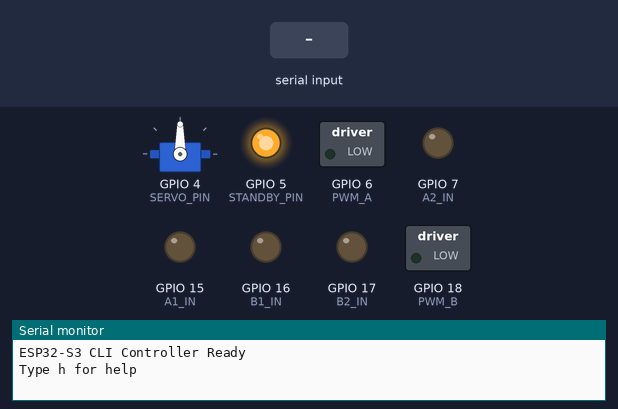
This sketch was run on a simulated ESP32-S3. On the bench: servo, switched loads named in the sketch (green lamp = pin HIGH), output pins drawn as LEDs (lit = HIGH), the last lines printed to the serial monitor. Inputs (shaded band) come from the test bench.

Above: at 1.2 s.
1.3 s: "s ,45\n" received over Serial
At 2.5 s:
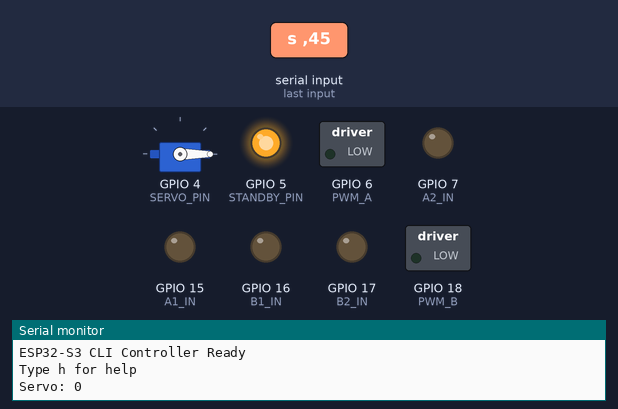
2.8 s: "af 90\n" received over Serial
At 3.7 s:
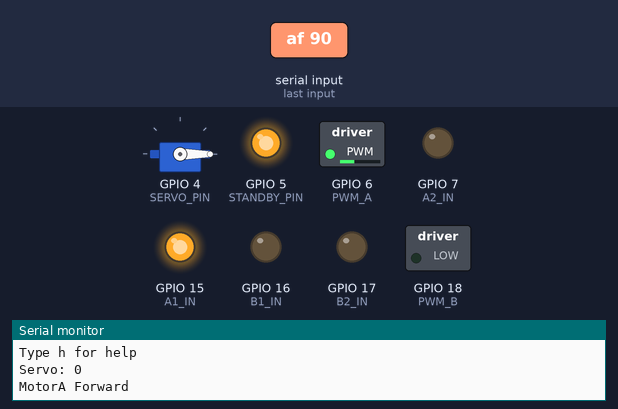
4.3 s: "as\n" received over Serial
At 4.9 s:
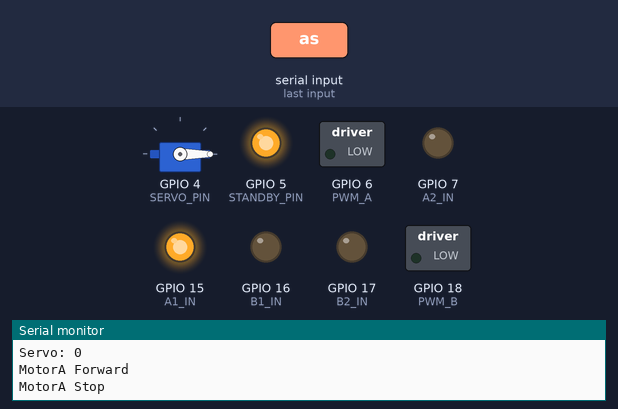
5.8 s: "ab 90\n" received over Serial
At 7.0 s:
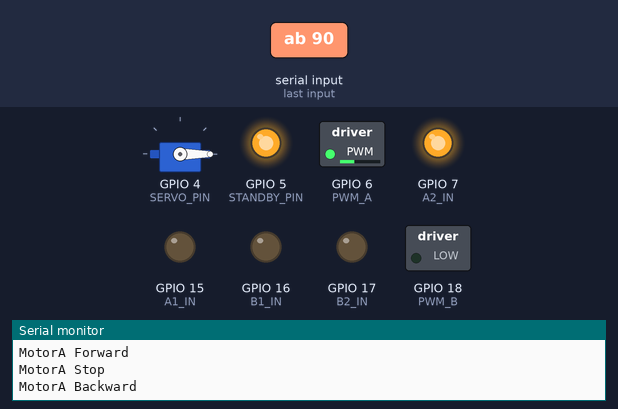
7.3 s: "bf 90\n" received over Serial
At 8.4 s:
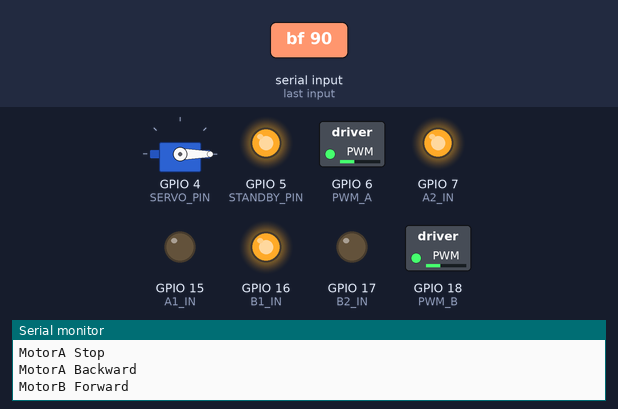
8.8 s: "bs\n" received over Serial
At 9.5 s:
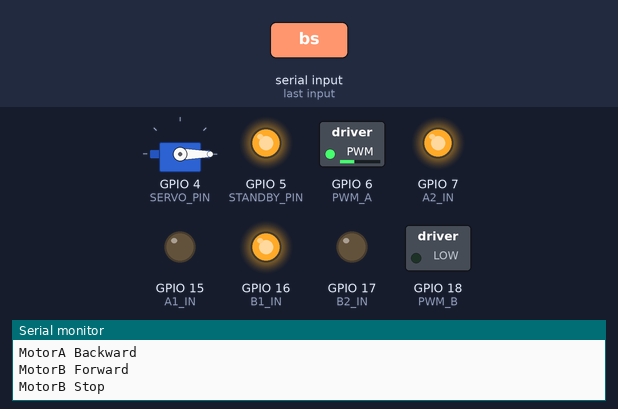
Timing chart, 0 to 11.3 s (numbered marks = the images above; inputs shaded):
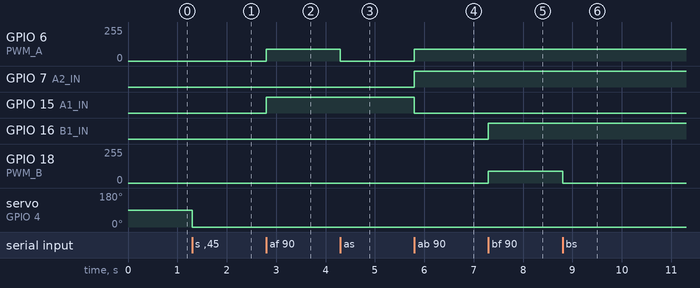

The sketch:

cli.ino
```cpp
#include <ESP32Servo.h>

// ================= PIN DEFINITIONS =================

#define SERVO_PIN   4

#define STANDBY_PIN 5

#define PWM_A       6
#define PWM_B       18

#define A1_IN       15
#define A2_IN       7

#define B1_IN       16
#define B2_IN       17

#define MIST_PIN    -1


// ================= OBJECTS =================

Servo myservo;
String cmd;


// ================= MOTOR FUNCTIONS =================

void standby(bool state)
{
  digitalWrite(STANDBY_PIN, state);
}

void motorA_forward(int speed)
{
  digitalWrite(A1_IN, HIGH);
  digitalWrite(A2_IN, LOW);
  ledcWrite(PWM_A, speed);
}

void motorA_backward(int speed)
{
  digitalWrite(A1_IN, LOW);
  digitalWrite(A2_IN, HIGH);
  ledcWrite(PWM_A, speed);
}

void motorA_stop()
{
  ledcWrite(PWM_A, 0);
}

void motorB_forward(int speed)
{
  digitalWrite(B1_IN, HIGH);
  digitalWrite(B2_IN, LOW);
  ledcWrite(PWM_B, speed);
}

void motorB_backward(int speed)
{
  digitalWrite(B1_IN, LOW);
  digitalWrite(B2_IN, HIGH);
  ledcWrite(PWM_B, speed);
}

void motorB_stop()
{
  ledcWrite(PWM_B, 0);
}

void stopAll()
{
  motorA_stop();
  motorB_stop();
}


// ================= HELP FUNCTION =================

void showHelp()
{
  Serial.println();
  Serial.println("===== HELP MENU =====");

  Serial.println("s <angle>   : Servo (0-180)");

  Serial.println("af <speed>  : MotorA Forward (0-255)");
  Serial.println("ab <speed>  : MotorA Backward");
  Serial.println("as          : MotorA Stop");

  Serial.println("bf <speed>  : MotorB Forward");
  Serial.println("bb <speed>  : MotorB Backward");
  Serial.println("bs          : MotorB Stop");

  Serial.println("on          : Standby ON");
  Serial.println("off         : Standby OFF");

  Serial.println("m1          : Mist ON");
  Serial.println("m0          : Mist OFF");

  Serial.println("x           : Stop All");

  Serial.println("h           : Help");

  Serial.println("=====================");
  Serial.println();
}


// ================= COMMAND PROCESS =================

void process(String c)
{
  c.trim();

  // HELP
  if(c == "h")
  {
    showHelp();
  }

  // SERVO
  else if(c.startsWith("s "))
  {
    int angle = constrain(c.substring(2).toInt(), 0, 180);
    myservo.write(angle);

    Serial.print("Servo: ");
    Serial.println(angle);
  }

  // MOTOR A
  else if(c.startsWith("af "))
  {
    int speed = constrain(c.substring(3).toInt(), 0, 255);
    motorA_forward(speed);
    Serial.println("MotorA Forward");
  }

  else if(c.startsWith("ab "))
  {
    int speed = constrain(c.substring(3).toInt(), 0, 255);
    motorA_backward(speed);
    Serial.println("MotorA Backward");
  }

  else if(c == "as")
  {
    motorA_stop();
    Serial.println("MotorA Stop");
  }

  // MOTOR B
  else if(c.startsWith("bf "))
  {
    int speed = constrain(c.substring(3).toInt(), 0, 255);
    motorB_forward(speed);
    Serial.println("MotorB Forward");
  }

  else if(c.startsWith("bb "))
  {
    int speed = constrain(c.substring(3).toInt(), 0, 255);
    motorB_backward(speed);
    Serial.println("MotorB Backward");
  }

  else if(c == "bs")
  {
    motorB_stop();
    Serial.println("MotorB Stop");
  }

  // STANDBY
  else if(c == "on")
  {
    standby(true);
    Serial.println("Standby ON");
  }

  else if(c == "off")
  {
    standby(false);
    Serial.println("Standby OFF");
  }

  // MIST
  else if(c == "m1")
  {
    digitalWrite(MIST_PIN, HIGH);
    Serial.println("Mist ON");
  }

  else if(c == "m0")
  {
    digitalWrite(MIST_PIN, LOW);
    Serial.println("Mist OFF");
  }

  // STOP ALL
  else if(c == "x")
  {
    stopAll();
    Serial.println("All Stopped");
  }

  else
  {
    Serial.println("Unknown. Type h for help.");
  }
}


// ================= SETUP =================

void setup()
{
  Serial.begin(115200);

  // Servo timers
  ESP32PWM::allocateTimer(0);
  ESP32PWM::allocateTimer(1);
  ESP32PWM::allocateTimer(2);
  ESP32PWM::allocateTimer(3);

  // Servo setup
  myservo.setPeriodHertz(50);
  myservo.attach(SERVO_PIN, 500, 2500);

  // Pin modes
  pinMode(STANDBY_PIN, OUTPUT);

  pinMode(A1_IN, OUTPUT);
  pinMode(A2_IN, OUTPUT);

  pinMode(B1_IN, OUTPUT);
  pinMode(B2_IN, OUTPUT);

  pinMode(MIST_PIN, OUTPUT);

  // PWM setup (ESP32 Core 3.x)
  ledcAttach(PWM_A, 5000, 8);
  ledcAttach(PWM_B, 5000, 8);

  standby(true);

  Serial.println();
  Serial.println("ESP32-S3 CLI Controller Ready");
  Serial.println("Type h for help");
}


// ================= LOOP =================

void loop()
{
  if(Serial.available())
  {
    cmd = Serial.readStringUntil('\n');
    process(cmd);
  }
}
```

Measured:
- after the input at 1.3 s, servo on GPIO 4 (SERVO_PIN): 90° → 0° at once
- after the input at 2.8 s, GPIO 6 (PWM_A): 0/255 → 90/255 at once; GPIO 15 (A1_IN): LOW → HIGH at once
- after the input at 4.3 s, GPIO 6 (PWM_A): 90/255 → 0/255 at once
- after the input at 5.8 s, GPIO 6 (PWM_A): 0/255 → 90/255 at once; GPIO 7 (A2_IN): LOW → HIGH at once; GPIO 15 (A1_IN): HIGH → LOW at once
- after the input at 7.3 s, GPIO 16 (B1_IN): LOW → HIGH at once; GPIO 18 (PWM_B): 0/255 → 90/255 at once
- after the input at 8.8 s, GPIO 18 (PWM_B): 90/255 → 0/255 at once
